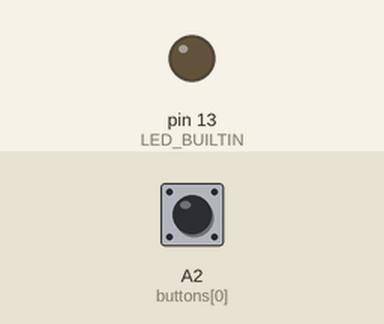
Recording of a sketch running on a simulated Arduino Uno, built with avr-gcc and run on an emulated ATmega328P. Shown: output pins drawn as LEDs (lit = HIGH). The inputs (shaded band) are chosen by the test bench; at power-on: A2 (buttons[0]) LOW. MIDI output is not drawn.

Above: at 1.2 s.
1.3 s: A2 (buttons[0]) pulled HIGH for 0.15 s
Timing chart, 0 to 4.3 s (numbered marks = the images above; inputs shaded):
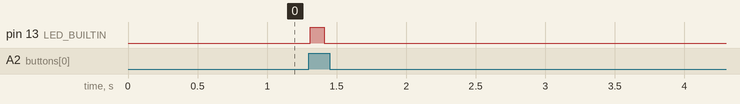

Measured:
- after the input at 1.3 s, pin 13 (LED_BUILTIN): LOW → HIGH at once, → LOW 0.10 s later

The sketch:

Ard2_final.ino
```cpp
/*
  GenEd1080 Lab 7 (EE Lab 2)
  13-button MIDI buttonboard
*/

// Include the MIDI library
#include <MIDI.h>

// Create and bind the MIDI interface to the default hardware Serial port
MIDI_CREATE_DEFAULT_INSTANCE();

// Define some fixed variables re: the buttonboard
const int numButtons = 1; // This is a 1-button buttonboard
const int buttons[numButtons] = {A2}; // The buttons will be connected to these pins on the Arduino4

// Define some variables that have fixed value (const)
const int modulator = 0; // Acceptable values: -4 to +4
const int volume = 127; // Acceptable values: 0 to 127

// Initialize the buttonPlaying array to be all zeros. This array describes the status of all the buttons - whether it is currently being pressed or not ('YES being pressed' or 'NOT being pressed').
bool buttonPlaying[numButtons] = {0};  // bool has two states: [0 and 1] = [FALSE and TRUE] = [LOW and HIGH]. 0 = this button is not being pressed (the button is not pressed); 1 = this button is already being pressed (the button is pressed)

void setup() {
  // define pinMode for all the buttons as INPUT
  for (int i = 0; i < numButtons; i++) {
    pinMode(buttons[i], INPUT);
  }

  // set up the built-in LED as an OUTPUT (If we don't do this, the Arduino does not know "how to talk to" the built-inLED and we wouldn't be able to use it)
  pinMode(LED_BUILTIN, OUTPUT);

  MIDI.begin();
}


void loop() {
  for (int i = 0; i < numButtons; i++) {  // Loop through all 13 buttons...
    if (readButton(buttons[i], 10)) { // Is the i-th button pressed? The function readButton(buttonPin,buttonDelay) (see below) is used to determine the state of the button. If the i-th button is YES pressed, then continue...
      if (!buttonPlaying[i]) {  // ...Is the status of the i-th button currently 'NOT being pressed'? (!buttonPlaying[i] = 1 if the button is NOT being pressed; !buttonPlaying[i] = 0 if the button is not NOT being pressed aka if the button is being pressed). If the i-th button is 'NOT being pressed', then continue...
        buttonPlaying[i] = true;  // So if the i-th button is 'NOT being pressed', then update the status of i-th button to be 'YES being pressed'
        MIDI.sendNoteOn(60 + i + 12*modulator, volume, 1); // and press the i-th button
        digitalWrite(LED_BUILTIN, HIGH);  // and also flash the LED on for 100ms
        delay(100);
        digitalWrite(LED_BUILTIN, LOW);
      }
    }
    else {  // So if the i-th button was NOT pressed, then...
      if (buttonPlaying[i]) { // Is the status of the i-th button currently 'YES being pressed'? If it is...
        buttonPlaying[i] = false; // then update the status of the i-th button to be 'NOT being pressed'
        MIDI.sendNoteOff(60 + i + 12*modulator, volume, 1);  // and stop being pressed the button
      }
    }
  }
}

// readButton -- A helper function for reading bouncy buttons.
// All mechanical buttons are "bouncy" - every time you press a button, the metal contacts inside will bounce against each other rapidly, making and breaking electrical contact repeatedly. The Arduino will thus interpret the single button press as many sequential "button presses".
// All buttons are pull-downs, so we'll just debounce when the button goes high.
bool readButton(int buttonPin, int buttonDelay) {
  bool buttonstate = digitalRead(buttonPin);  // read the buttonstate
  if (buttonstate == HIGH) {
    delay(buttonDelay); // if it's HIGH, then stop reading the button for some amount of time (buttonDelay = some number of milliseconds)
    buttonstate = digitalRead(buttonPin); // read the buttonstate again
    if (buttonstate == HIGH) {
      return true;  // if it's still HIGH, then yes the button really was pressed. The function will return a value of TRUE
    }
  }
  else {
    return false; // otherwise, then no the button was not pressed. The function will return a value of FALSE
  }
}
```
